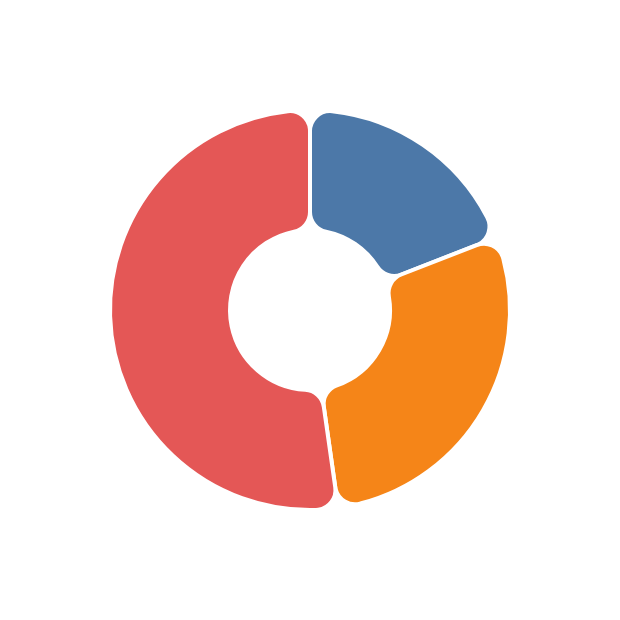

This figure's Vega-Lite source:
### Vega specification from a JSON file in a GitHub repository (floating-point values rounded to 4 significant figures)
{"$schema": "https://vega.github.io/schema/vega/v6.json", "width": 300, "height": 300, "padding": 5, "autosize": "none", "background": "white", "data": [{"name": "t", "values": [{"i": 0, "a0": 0, "a1": 1.2, "ir": 40, "or": 100}, {"i": 1, "a0": 1.2, "a1": 3.0, "ir": 40, "or": 100}, {"i": 2, "a0": 3.0, "a1": 6.283, "ir": 40, "or": 100}]}], "scales": [{"name": "c", "type": "ordinal", "domain": {"data": "t", "field": "i"}, "range": "category"}], "marks": [{"type": "arc", "from": {"data": "t"}, "encode": {"update": {"x": {"value": 150}, "y": {"value": 150}, "startAngle": {"field": "a0"}, "endAngle": {"field": "a1"}, "innerRadius": {"field": "ir"}, "outerRadius": {"field": "or"}, "fill": {"scale": "c", "field": "i"}, "stroke": {"value": "white"}, "strokeWidth": {"value": 2}, "cornerRadius": {"value": 10}}}}]}
